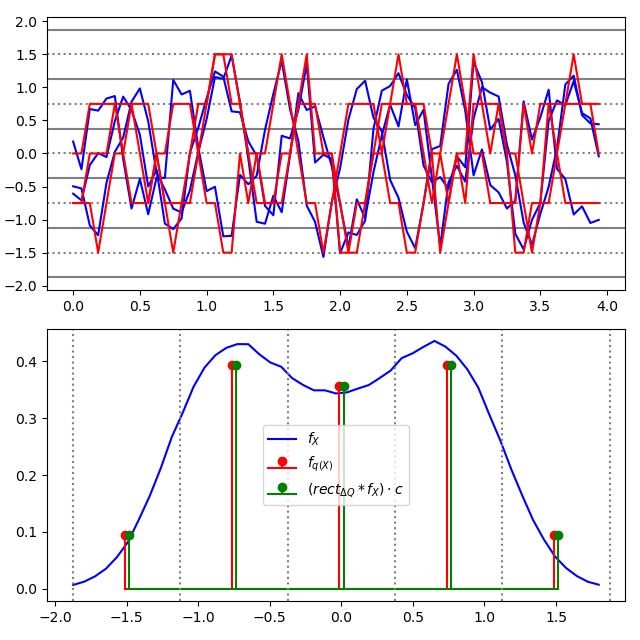

This figure's Python source:
import numpy as np
import matplotlib.pyplot as plt
from scipy.stats import ecdf


def X(t):
    return (
        0.2
        * np.sin(
            2 * np.pi * 0.75 * t
            + np.random.uniform(0, 2 * np.pi, 1)
        )
        + np.sin(
            2 * np.pi * 1.5 * t
            + np.random.uniform(0, 2 * np.pi, 1)
        )
        + 0.3 * np.random.randn(t.size)
    )


N = 10000
F_s = 16  # sampling freq
N_s = 64  # sample duration
T = np.linspace(
    0, N_s / F_s, N_s, endpoint=False
)
# quantisation level both in pos and neg
numLevels = 2
deltaQ = 1.5 / numLevels

X15 = np.array([X(T) for nn in range(3)])
XN = np.array([X(T) for nn in range(N)])


def quantize(x, deltaQ, levels):
    q = np.round(x / deltaQ) * deltaQ
    q[q < (-levels - 0.5) * deltaQ] = (
        -levels * deltaQ
    )
    q[q > (levels + 0.5) * deltaQ] = (
        levels * deltaQ
    )
    centers = np.linspace(
        -levels * deltaQ,
        +levels * deltaQ,
        2 * levels + 1,
        endpoint=True,
    )
    edges = np.concatenate(
        [
            centers - deltaQ / 2,
            [centers[-1] + deltaQ / 2],
        ]
    )
    return q, centers, edges


def empirical_pdf(x, edges):
    density_eval = np.linspace(
        edges[0], edges[-1]
    )
    # |\Cref{eq:random:cdf}|
    x_ecdf = ecdf(XN.flatten()).cdf

    # |\Cref{eq:random:pdf_approx}|
    x_epdf = (
        np.diff(x_ecdf.evaluate(density_eval))
        / np.diff(density_eval)[0]
    )

    return x_epdf, density_eval


# |\Cref{eq:random:area_sampling}|
def density_area_sampling(t, x, deltaQ):
    x_ecdf = ecdf(x.flatten()).cdf

    # |\Cref{eq:random:conv_cdf}|
    return (
        x_ecdf.evaluate(t + deltaQ / 2)
        - x_ecdf.evaluate(t - deltaQ / 2)
    ) / deltaQ


X15_q, centers, edges = quantize(
    X15, deltaQ, numLevels
)
XN_f, density_eval = empirical_pdf(
    XN.flatten(), edges
)
XN_q, _, _ = quantize(XN, deltaQ, numLevels)
XN_f_q, _ = np.histogram(
    XN_q, edges, density=True
)
XN_f_q_as = [
    density_area_sampling(
        cc, XN.flatten(), deltaQ
    )
    for cc in centers
]


plt.figure(figsize=[6.4, 6.4], layout="tight")
plt.subplot(211)
[
    plt.axhline(cc, color="grey", linestyle=":")
    for cc in centers
]
[plt.axhline(ee, color="grey") for ee in edges]

[plt.plot(T, xx, color="blue") for xx in X15]
[plt.plot(T, xx, color="red") for xx in X15_q]

plt.subplot(212)
plt.plot(
    density_eval[:-1],
    XN_f,
    color="b",
    label="$f_X$",
)
plt.stem(
    centers - deltaQ / 50,
    XN_f_q,
    markerfmt="r",
    basefmt="r",
    linefmt="r",
    label="$f_{q(X)}$",
)
plt.stem(
    centers + deltaQ / 50,
    XN_f_q_as,
    markerfmt="g",
    basefmt="g",
    linefmt="g",
    label="$(rect_{\\Delta Q} * f_X) \\cdot c$",
)
[
    plt.axvline(ee, color="grey", linestyle=":")
    for ee in edges
]
plt.legend()
plt.savefig("quantization2.png")
